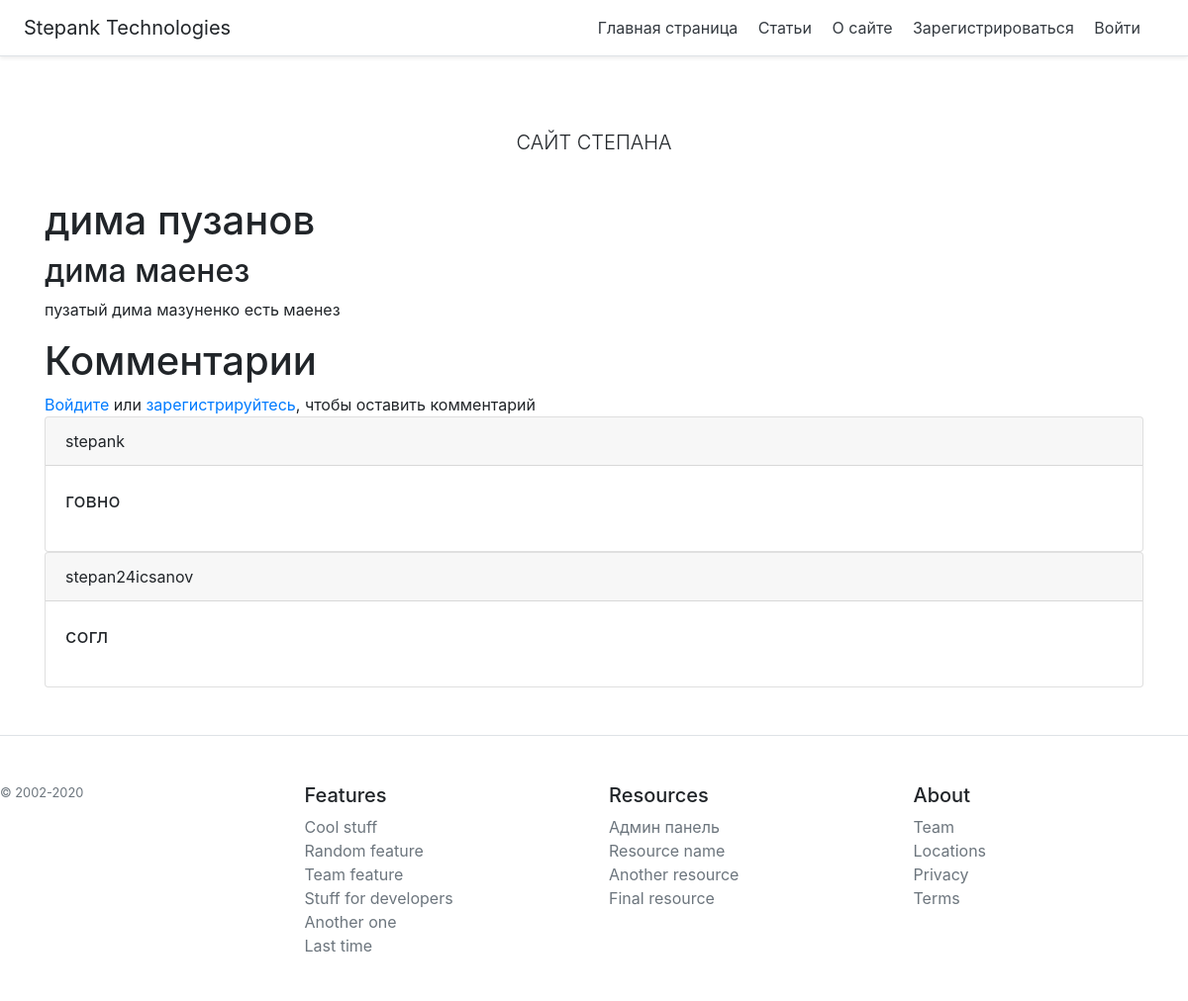
/articles/2, run on an earlier commit of the app's database.
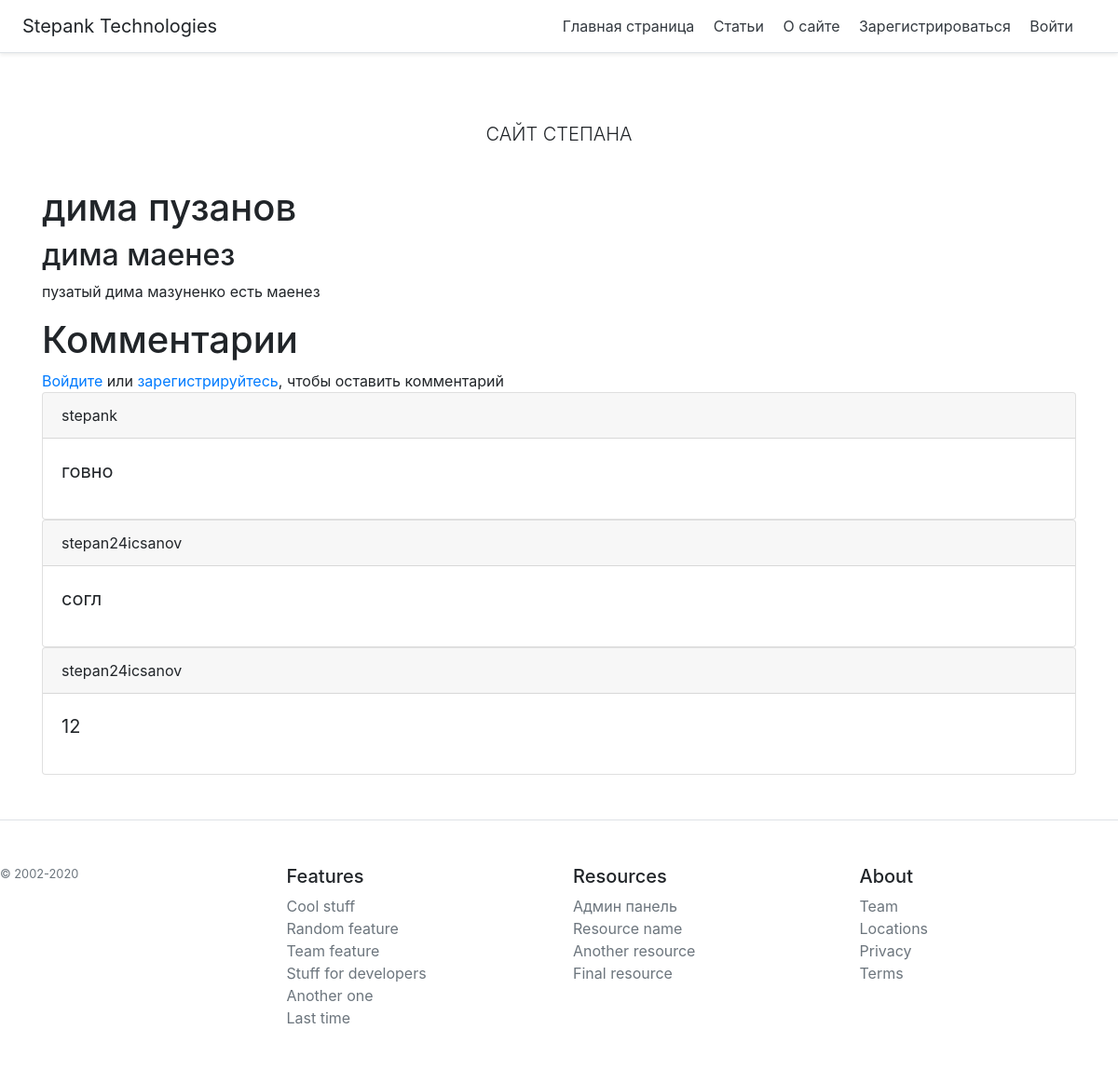
And on a later commit of the database.
### webapp/models.py (models this page shows, shortened)
class Post(db.Model):
    post_id = db.Column(db.Integer, primary_key=True)
    title = db.Column(db.String(32), nullable=False)
    header = db.Column(db.String(150), nullable=False)
    text = db.Column(db.String(), nullable=False)

class Comment(db.Model):
    id_comment = db.Column(db.Integer, primary_key=True)
    post_id = db.Column(db.Integer)
    user_name = db.Column(db.String())
    text = db.Column(db.String(320))

### webapp/articles/articles_routes.py (the view, shortened to what this page needs)
@arti.route('/<int:post_id>', methods=['POST', 'GET'])
def show_post(post_id):
    post = Post.query.get(post_id)
    if request.method == 'GET':
        comments = Comment.query.filter_by(post_id=post_id).all()
        return render_template('/articles/article.html', post=post, comments=comments)
    comments = Comment.query.filter_by(post_id=post_id).all()
    return render_template('/articles/article.html', post=post, comments=comments)

### webapp/templates/articles/article.html (shortened to what this page needs)
{% extends 'base.html' %}
{% block body %}
<h1>{{ post.title }}</h1>
<h2>{{ post.header }}</h2>
<p>{{ post.text }}</p>
<div class="comments">
    <h1>Комментарии</h1>
    {% if current_user.is_authenticated %}
    <form method="post">
    <textarea name="text" id="text" cols="" rows="" class="form-control" placeholder="Комментарий" required=""></textarea>
    <input type="submit" class="btn btn-outline-primary" value="Отправить">
    <script>
        var forms = document.querySelector('form');
        forms.addEventListener('submit', function(){
        var btn = this.querySelector("input[type=submit], button[type=submit]");
        btn.disabled = true;
        });
    </script>
    {% else %}
        <a href="/login?next={{ request.path }}">Войдите</a> или <a href="/register">зарегистрируйтесь</a>, чтобы оставить комментарий
    {% endif %}
{% for comment in comments %}
<div class="card">
  <div class="card-header">
    {{ comment.user_name }}
  </div>
  <div class="card-body">
    <blockquote class="blockquote mb-0">
      <p>{{ comment.text }}</p>
    </blockquote>
  </div>
</div>
{% endfor %}
</div>
{% endblock %}

### webapp/templates/base.html (shortened to what this page needs)
<!DOCTYPE html>
<html lang="en">
<head>
  <link rel="stylesheet" href="https://stackpath.bootstrapcdn.com/bootstrap/4.5.1/css/bootstrap.min.css">
</head>
<body>
<div class="d-flex flex-column flex-md-row align-items-center p-3 px-md-4 mb-3 bg-white border-bottom shadow-sm">
  <h5 class="my-0 mr-md-auto font-weight-normal">Stepank Technologies</h5>
  <nav class="my-2 my-md-0 mr-md-3">
    <a class="p-2 text-dark" href="/">Главная страница</a>
    <a class="p-2 text-dark" href="/articles">Статьи</a>
    <a class="p-2 text-dark" href="/about">О сайте</a>
    {% if current_user.is_authenticated %}
    <a class="p-2 text-dark" href="#">{{ current_user.user_name }}</a>
    <a class="p-2 text-dark" href="/logout?next={{ request.path }}">Выйти</a>
    {% else %}
    <a class="p-2 text-dark" href="/register">Зарегистрироваться</a>
    <a class="p-2 text-dark" href="/login">Войти</a>
    {% endif %}
  </nav>
</div>
<div class="pricing-header px-3 py-3 pt-md-5 pb-md-4 mx-auto text-center">
  <p class="lead">САЙТ СТЕПАНА</p>
</div>
<div class="container">
    {% block row %}
      {% block body %}
      {% endblock %}
    {% endblock %}
</div>
  <footer class="pt-4 my-md-5 pt-md-5 border-top">
    <div class="row">
      <div class="col-12 col-md">
        <small class="d-block mb-3 text-muted">© 2002-2020</small>
      </div>
      <div class="col-6 col-md">
        <h5>Features</h5>
        <ul class="list-unstyled text-small">
          <li><a class="text-muted" href="#">Cool stuff</a></li>
          <li><a class="text-muted" href="#">Random feature</a></li>
          <li><a class="text-muted" href="#">Team feature</a></li>
          <li><a class="text-muted" href="#">Stuff for developers</a></li>
          <li><a class="text-muted" href="#">Another one</a></li>
          <li><a class="text-muted" href="#">Last time</a></li>
        </ul>
      </div>
      <div class="col-6 col-md">
        <h5>Resources</h5>
        <ul class="list-unstyled text-small">
          <li><a class="text-muted" href="/admin">Админ панель</a></li>
          <li><a class="text-muted" href="#">Resource name</a></li>
          <li><a class="text-muted" href="#">Another resource</a></li>
          <li><a class="text-muted" href="#">Final resource</a></li>
        </ul>
      </div>
      <div class="col-6 col-md">
        <h5>About</h5>
        <ul class="list-unstyled text-small">
          <li><a class="text-muted" href="#">Team</a></li>
          <li><a class="text-muted" href="#">Locations</a></li>
          <li><a class="text-muted" href="#">Privacy</a></li>
          <li><a class="text-muted" href="#">Terms</a></li>
        </ul>
      </div>
    </div>
  </footer>
</body>
</html>

What changed in the data, as far as the page shows it:
added Comment: user_name "stepan24icsanov", text "12"
